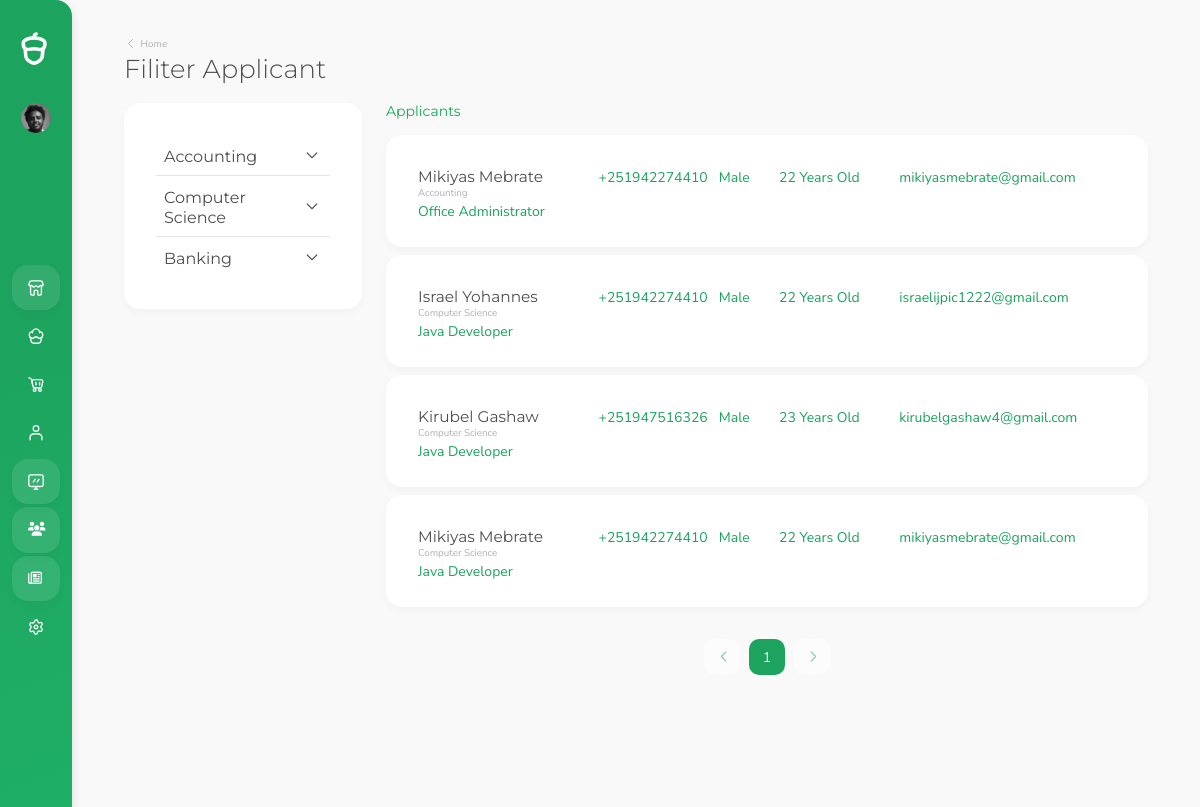
Before: /user-admin/applicant/ (signed in) with the older database file.
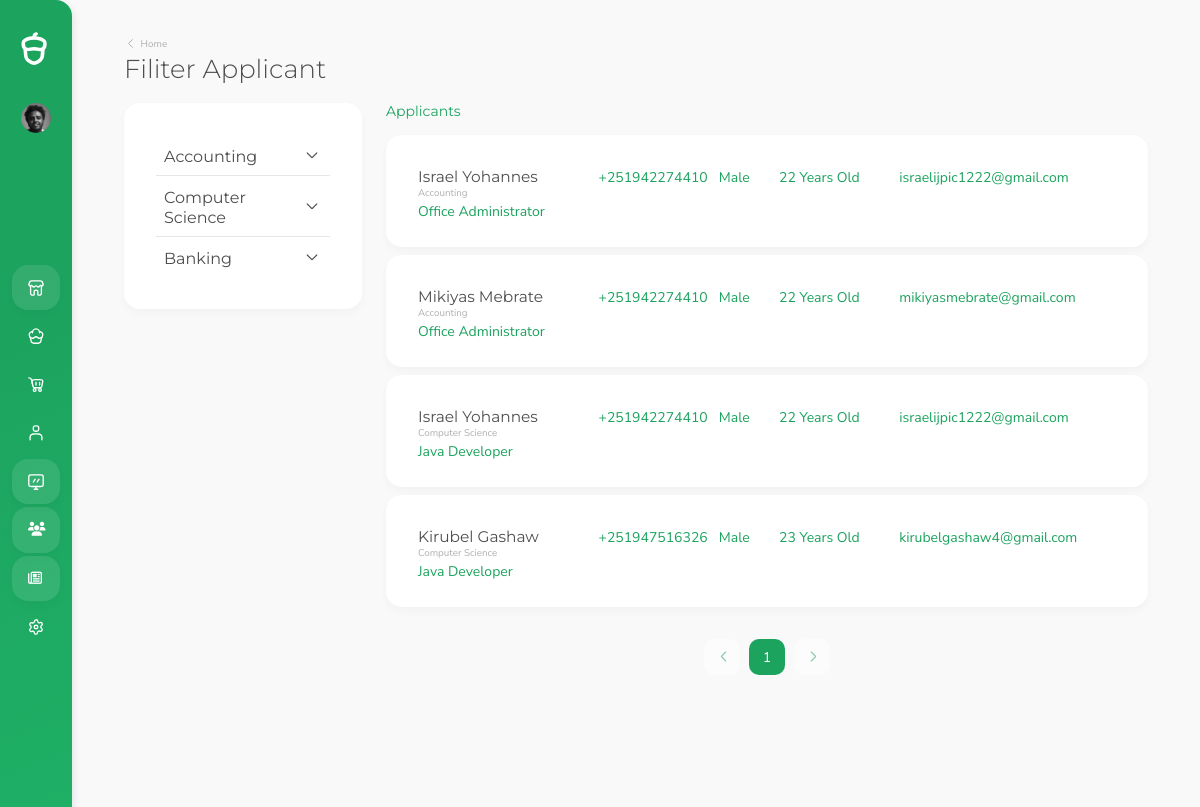
After: the same page with the newer database file.
### Recruitment_System/models.py (models this page shows, shortened)
class Sector(models.Model):
    name = models.CharField(max_length=50, unique=True)
    slug = models.SlugField(unique=True, blank=True,  max_length=200)

class Application(models.Model):
    user = models.ForeignKey(CustomUser, on_delete=models.SET_NULL, null=True)  # Related with Candidate
    job = models.ForeignKey(Job_Posting, on_delete=models.SET_NULL, null=True)  # Related with Job_Post
    date_applied = models.DateField(auto_now_add=True) # Select Option from application_status
    status = models.CharField(max_length=15, choices=application_status, default='pending')
    slug = models.SlugField(unique=True, null=True, blank=True, max_length=200)
    class Meta:
       ordering = ['-date_applied']

class Candidate(models.Model):
    user = models.OneToOneField(CustomUser, on_delete=models.SET_NULL, null=True)
    first_name = models.CharField(max_length=20)
    last_name = models.CharField(max_length=20)
    gender = models.CharField(max_length=10, choices=gender_list)
    date_of_birth = models.DateField()
    email = models.EmailField(max_length=40)
    phone1 = PhoneNumberField()
    phone2 = PhoneNumberField(blank = True)
    address = models.CharField(max_length=100)
    linked_in = models.URLField(blank=True, null=True)
    git_hub = models.URLField(blank=True, null=True)
    country = models.CharField(max_length=20)
    city = models.CharField(max_length=20)
    zip_code = models.CharField(max_length=10, blank=True, null=True)
    photo = models.ImageField(upload_to='Candidate/photo', null=True, blank=True)
    resume = models.FileField(upload_to='Candidate/Resume', null=True, blank=True)
    about = models.TextField()
    skill = models.ManyToManyField("Skill", blank=False)
    slug = models.SlugField(unique=True, blank=True,  max_length=200)
    date_created = models.DateField(auto_now_add=True)
    date_modified = models.DateTimeField(auto_now=True)
    def age(self):
        date = datetime.datetime.now()
        today = date.today()
        return today.year - self.date_of_birth.year - ((today.month, today.day) < (self.date_of_birth.month, self.date_of_birth.day))

class Job_Posting(models.Model):
    title = models.CharField(max_length=50)
    sector = models.ForeignKey(Sector, on_delete=models.SET_NULL, null=True)  # Related With Sector
    description = FroalaField()
    vacancies = models.IntegerField()
    experience = models.CharField(max_length=20)
    skills = models.ManyToManyField(Skill)
    location = models.CharField(max_length=200)
    salary_range_start = models.FloatField()
    salary_range_final = models.FloatField()
    type = models.CharField( choices=job_type, max_length=30)
    job_status = models.BooleanField(default=False)
    date_posted = models.DateTimeField(auto_now_add=True)
    date_closed = models.DateField()
    slug = models.SlugField(unique=True,  max_length=200, blank=True)
    class Meta:
        ordering = ['-date_posted','-date_closed']
    def count_interview_pending(self) -> int:
        applicant = Application.objects.filter(status='pending', job__id = self.id).count()
        return applicant

### Account/decorators.py (the view)
    def wrapper_func(request, *args, **kwargs):
        if request.user.is_superuser or request.user.is_admin:
            return view_func(request, *args, **kwargs)
        else:
            return HttpResponse('You are not authorized to access this content.')

### UserAdmin/views.py (called while the page is built)
@login_required
@admin_user_required
def applicant_all(request):
    job_post = Job_Posting.objects.filter(job_status =True)
    sector = Sector.objects.filter()
    applicants = Application.objects.filter(job__job_status =True)
    paginator = Paginator(applicants,15)
    page_number = request.GET.get('page')
    page = paginator.get_page(page_number)
    context = {
        'sectors' : sector,
        'job_list' : job_post,
        'applicants' : page,
    }
    return render(request, 'admin-user/applicant-sector.html', context)

### UserAdmin/templates/admin-user/applicant-sector.html (shortened to what the changed rows need)
{% load static %}
<!DOCTYPE html>
<html lang="en" data-footer="true">
<head>
  {% include 'admin-user/include/head.html'%}
</head>
<body>
  <div id="root">
    <main>
      <div class="container">
        <div class="page-title-container">
          <div class="row">
            <div class="col-auto mb-3 mb-md-0 me-auto">
              <div class="w-auto sw-md-30">
                <h1 class="mb-0 pb-0 display-4" id="title">Filiter Applicant</h1>
              </div>
            </div>
          </div>
        </div>
        <div class="row">
          <div class="col-12 col-xl-3 d-none d-xl-block mb-5">
            <div class="card">
              <div class="card-body d-flex flex-column justify-content-between" id="menuColumn">
                <div class="accordion accordion-flush" id="accordionFlushExample">
                  {% for sector in sectors %}
                  <div class="accordion-item ">
                    <h2 class="fs-6 accordion-header p-0" id="flush-heading{{forloop.counter}}">
                      <button class="accordion-button collapsed p-2 mt-1" type="button" data-bs-toggle="collapse"
                        data-bs-target="#flush-collapse{{forloop.counter}}" aria-expanded="false"
                        aria-controls="flush-collapse{{forloop.counter}}">
                        {{sector.name}}
                      </button>
                    </h2>
                  </div>
                  {% endfor %}
                </div>
              </div>
            </div>
          </div>
          <div class="col-12 col-xl-9 mb-5">
            <div class="row">
              <div class="col-12 col-lg order-1 order-lg-0">
                <h2 class="small-title">Applicants </h2>
                <div class="mb-5">
                  {% if applicants %}
                  {% for applicant in applicants%}
                  <a href="{% url 'applicant_detail' slug=applicant.user.candidate.slug slug2=applicant.job.slug %}" class="card mb-2">
                    <div class="row g-0 sh-18 sh-md-14">
                      <div class="col position-relative h-100">
                        <div class="card-body">
                          <div class="row h-100">
                            <div class="col-12 col-md-3  mb-2 mb-md-0 d-flex align-items-center">
                              <div class="pt-0 pb-0 pe-2">
                                <div class="h5 mb-0 clamp-line" data-line="1">
                                  {{applicant.user.candidate.first_name}} {{applicant.user.candidate.last_name}}
                                </div>
                                <div class="text-muted text-small">
                                  {{applicant.job.sector.name}}
                                </div>
                                <div class="mb-0 sw-19">{{applicant.job.title}}</div>
                              </div>
                            </div>
                            <div class="col-6 col-md-2 pe-0 text-center">
                              <div class="input-group spinner sw-11" data-trigger="spinner">
                                {{applicant.user.candidate.phone1}}
                              </div>
                            </div>
                            <div class="col-6 col-md-1 pe-0 text-center">
                              <div class="input-group spinner sw-11" data-trigger="spinner">
                                {{applicant.user.candidate.get_gender_display}}
                              </div>
                            </div>
                            <div class="col-6 col-md-2 pe-0 text-center">
                              <div class="input-group spinner sw-11" data-trigger="spinner">
                                {{applicant.user.candidate.age}} Years Old
                              </div>
                            </div>
                            <div class="col-6 col-md-2 pe-0 text-center">
                              <div class="input-group spinner sw-11" data-trigger="spinner">
                                {{applicant.user.candidate.email}}
                              </div>
                            </div>
                          </div>
                        </div>
                      </div>
                    </div>
                  </a>
                  {% endfor %}
                  {% endif %}
                </div>
              </div>
            </div>
          </div>
        </div>
      </div>
    </main>
  </div>
</body>
</html>

Changed rows visible on the page:
removed Application: user.candidate.first_name "Mikiyas", user.candidate.last_name "Mebrate", job.sector.name "Computer Science", job "Java Developer", user.candidate.phone1 "+251942274410", user.candidate.gender "Male", user.candidate.age "22", user.candidate.email "mikiyasmebrate@gmail.com"
added Application: user.candidate.first_name "Israel", user.candidate.last_name "Yohannes", job.sector.name "Accounting", job "Office Administrator", user.candidate.phone1 "+251942274410", user.candidate.gender "Male", user.candidate.age "22", user.candidate.email "israelijpic1222@gmail.com"
